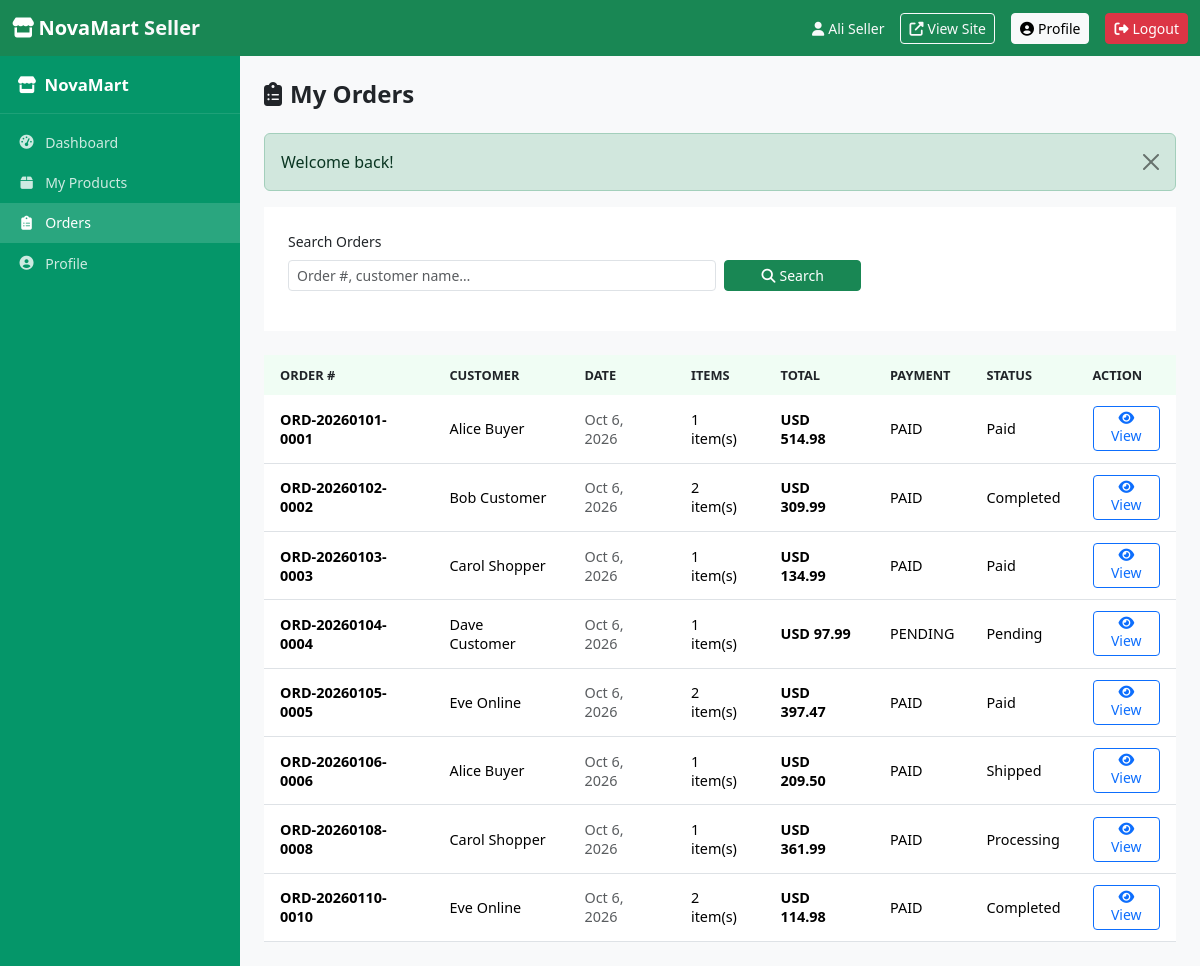
The app's page /seller/orders.php (signed in) with its own data.
### tables this page shows
CREATE TABLE `orders` (
  `id` INT UNSIGNED AUTO_INCREMENT PRIMARY KEY,
  `order_number` VARCHAR(30) NOT NULL UNIQUE,
  `user_id` INT UNSIGNED NOT NULL,
  `subtotal` DECIMAL(10,2) NOT NULL DEFAULT 0.00,
  `discount_amount` DECIMAL(10,2) NOT NULL DEFAULT 0.00,
  `shipping_fee` DECIMAL(10,2) NOT NULL DEFAULT 0.00,
  `total_amount` DECIMAL(10,2) NOT NULL DEFAULT 0.00,
  `coupon_id` INT UNSIGNED DEFAULT NULL,
  `payment_method` ENUM('paypal','cod','bank') NOT NULL DEFAULT 'cod',
  `payment_status` ENUM('pending','paid','refunded','failed') NOT NULL DEFAULT 'pending',
  `transaction_id` VARCHAR(100) DEFAULT NULL,
  `order_status` ENUM('pending','paid','processing','shipped','completed','cancelled') NOT NULL DEFAULT 'pending',
  `shipping_name` VARCHAR(120) NOT NULL,
  `shipping_phone` VARCHAR(30) NOT NULL,
  `shipping_address` TEXT NOT NULL,
  `created_at` DATETIME NOT NULL DEFAULT CURRENT_TIMESTAMP,
  `updated_at` DATETIME NOT NULL DEFAULT CURRENT_TIMESTAMP ON UPDATE CURRENT_TIMESTAMP,
  FOREIGN KEY (`user_id`) REFERENCES `users`(`id`) ON DELETE CASCADE,
  FOREIGN KEY (`coupon_id`) REFERENCES `coupons`(`id`) ON DELETE SET NULL
);

CREATE TABLE `users` (
  `id` INT UNSIGNED AUTO_INCREMENT PRIMARY KEY,
  `name` VARCHAR(120) NOT NULL,
  `email` VARCHAR(191) NOT NULL UNIQUE,
  `password` VARCHAR(255) NOT NULL,
  `phone` VARCHAR(30) DEFAULT NULL,
  `address` TEXT DEFAULT NULL,
  `role` ENUM('customer','seller','admin') NOT NULL DEFAULT 'customer',
  `status` ENUM('active','suspended') NOT NULL DEFAULT 'active',
  `created_at` DATETIME NOT NULL DEFAULT CURRENT_TIMESTAMP,
  `updated_at` DATETIME NOT NULL DEFAULT CURRENT_TIMESTAMP ON UPDATE CURRENT_TIMESTAMP
);

### includes/functions.php (called while the page is built, shortened)
<?php
function e(string $value): string
{
    return htmlspecialchars($value, ENT_QUOTES | ENT_HTML5, 'UTF-8');
}
function getFlash(): ?array
{
    $flash = $_SESSION['flash'] ?? null;
    return $flash;
}
function formatCurrency(float $amount, ?string $currency = null): string
{
    $currency ??= defined('PAYPAL_CURRENCY') ? PAYPAL_CURRENCY : 'USD';
    return $currency . ' ' . number_format($amount, 2);
}

### seller/orders.php (the view, shortened to what this page needs)
<?php
require_once __DIR__ . '/../config/db.php';
require_once __DIR__ . '/includes/functions.php';
require_once __DIR__ . '/includes/seller_navbar.php';
$user = $_SESSION['user'];
$userId = $user['id'];
    ?>
    <?php
$search = trim($_GET['search'] ?? '');
$wheres = ["EXISTS (SELECT 1 FROM order_items oi WHERE oi.order_id=o.id AND oi.seller_id=?)"];
$params = [$userId];
$whereSql = 'WHERE ' . implode(' AND ', $wheres);
$page     = max(1, (int)($_GET['page'] ?? 1));
$perPag   = 15;
$offset   = ($page - 1) * $perPag;
$stmt = $pdo->prepare("
    SELECT o.*, u.name AS customer_name
    FROM orders o
    JOIN users u ON u.id=o.user_id
    $whereSql
    ORDER BY o.created_at DESC
    LIMIT ? OFFSET ?
");
$params[] = $perPag;
$params[] = $offset;
$stmt->execute($params);
$orders = $stmt->fetchAll();
?>
<!DOCTYPE html>
<html lang="en">
<head>
  <link href="https://cdn.jsdelivr.net/npm/bootstrap@5.3.3/dist/css/bootstrap.min.css" rel="stylesheet">
  <link href="https://cdnjs.cloudflare.com/ajax/libs/font-awesome/6.5.1/css/all.min.css" rel="stylesheet">
  <link href="<?= APP_URL ?>/assets/css/seller.css" rel="stylesheet">
</head>
<body class="bg-light">
<div class="seller-layout">
  <aside class="seller-sidebar" id="sellerSidebar">
    <div class="brand"><i class="fas fa-store me-2"></i><?= e(APP_NAME) ?></div>
    <nav class="nav flex-column mt-2">
      <a class="nav-link" href="<?= APP_URL ?>/seller/dashboard.php"><i class="fas fa-tachometer-alt"></i> Dashboard</a>
      <a class="nav-link" href="<?= APP_URL ?>/seller/products.php"><i class="fas fa-box"></i> My Products</a>
      <a class="nav-link active" href="<?= APP_URL ?>/seller/orders.php"><i class="fas fa-clipboard-list"></i> Orders</a>
      <a class="nav-link" href="<?= APP_URL ?>/seller/profile.php"><i class="fas fa-user-circle"></i> Profile</a>
    </nav>
  </aside>
  <div class="seller-main">
    <div class="d-flex align-items-center justify-content-between mb-4">
      <h4 class="fw-bold mb-0"><i class="fas fa-clipboard-list me-2"></i>My Orders</h4>
    </div>
    <?php $flash = getFlash(); if ($flash): ?>
      <div class="alert alert-<?= e($flash['type']) ?> alert-dismissible fade show" role="alert">
        <?= e($flash['message']) ?>
        <button type="button" class="btn-close" data-bs-dismiss="alert"></button>
      </div>
    <?php endif; ?>
    <div class="seller-card mb-4">
      <form method="GET" class="row g-2 align-items-end">
        <div class="col-md-6">
          <label class="form-label small">Search Orders</label>
          <input type="text" name="search" class="form-control form-control-sm"
                 placeholder="Order #, customer name…" value="<?= e($search) ?>">
        </div>
        <div class="col-md-2">
          <button type="submit" class="btn btn-success btn-sm w-100">
            <i class="fas fa-search me-1"></i>Search
          </button>
        </div>
      </form>
    </div>
    <div class="seller-table">
      <div class="table-responsive">
        <table class="table table-hover">
          <thead>
            <tr>
              <th>Order #</th>
              <th>Customer</th>
              <th>Date</th>
              <th>Items</th>
              <th>Total</th>
              <th>Payment</th>
              <th>Status</th>
              <th>Action</th>
            </tr>
          </thead>
          <tbody>
            <?php if (empty($orders)): ?>
              <tr><td colspan="8" class="text-center py-4 text-muted">No orders found.</td></tr>
            <?php else: ?>
              <?php foreach ($orders as $o):
                $statusClass = match($o['order_status']) {
                    'pending' => 'badge-pending', 'paid' => 'badge-paid',
                    'processing' => 'badge-processing', 'shipped' => 'badge-shipped',
                    'completed' => 'badge-completed', 'cancelled' => 'badge-cancelled',
                };
                $payClass = match($o['payment_status']) {
                    'pending' => 'badge-pending', 'paid' => 'badge-paid',
                    'failed' => 'badge-cancelled', 'refunded' => 'badge-inactive',
                };
              ?>
                <tr>
                  <td class="fw-semibold small"><?= e($o['order_number']) ?></td>
                  <td><?= e($o['customer_name']) ?></td>
                  <td class="small text-muted"><?= date('M j, Y', strtotime($o['created_at'])) ?></td>
                  <td>
                    <?php
                      $ic = $pdo->prepare("SELECT COUNT(*) FROM order_items WHERE order_id=?");
                      $ic->execute([$o['id']]);
                      echo $ic->fetchColumn() . ' item(s)';
                    ?>
                  </td>
                  <td class="fw-semibold"><?= formatCurrency((float)$o['total_amount']) ?></td>
                  <td><span class="badge-status <?= $payClass ?>"><?= e(strtoupper($o['payment_status'])) ?></span></td>
                  <td><span class="badge-status <?= $statusClass ?>"><?= e(ucwords(str_replace('_',' ',$o['order_status']))) ?></span></td>
                  <td>
                    <a href="?id=<?= (int)$o['id'] ?>" class="btn btn-sm btn-outline-primary">
                      <i class="fas fa-eye"></i> View
                    </a>
                  </td>
                </tr>
              <?php endforeach; ?>
            <?php endif; ?>
          </tbody>
        </table>
      </div>
    </div>
  </div>
</div>
</body>
</html>

### assets/css/seller.css (style rules this page uses)
:root { --seller-primary: #059669; --seller-primary-dark: #047857; --seller-bg: #F0FDF4; --seller-card: #fff; }
body { background: var(--seller-bg); }
.seller-layout { display: flex; min-height: 100vh; }
.seller-sidebar { width: 240px; background: var(--seller-primary); color: #fff; flex-shrink: 0; position: fixed; top: 56px; left: 0; bottom: 0; overflow-y: auto; z-index: 100; transition: transform .3s; }
.seller-sidebar .nav-link { color: rgba(255,255,255,.8); padding: .6rem 1.1rem; font-size: .88rem; display: flex; align-items: center; gap: .6rem; transition: background .15s; }
.seller-sidebar .nav-link:hover, .seller-sidebar .nav-link.active { background: rgba(255,255,255,.15); color: #fff; }
.seller-sidebar .nav-link i { width: 18px; text-align: center; }
.seller-sidebar .brand { padding: 1rem 1.1rem; font-weight: 700; font-size: 1.05rem; border-bottom: 1px solid rgba(255,255,255,.1); }
.seller-main { flex: 1; margin-left: 240px; padding: 1.5rem; }
.seller-table { background: var(--seller-card); border-radius: var(--radius-md); box-shadow: var(--shadow-sm); overflow: hidden; }
.seller-table .table { margin-bottom: 0; }
.seller-table th { font-size: .8rem; text-transform: uppercase; color: var(--gray-600); font-weight: 600; background: var(--seller-bg); border-bottom: 2px solid var(--gray-200); padding: .7rem 1rem; }
.seller-table td { padding: .7rem 1rem; vertical-align: middle; font-size: .9rem; }
.seller-card { background: var(--seller-card); border-radius: var(--radius-md); box-shadow: var(--shadow-sm); padding: 1.5rem; margin-bottom: 1.5rem; }

### records on screen
orders: order_number "ORD-20260101-0001", user.name "Alice Buyer", created_at "Oct 6, 2026", fetchColumn "1", total_amount "USD 514.98", payment_status "PAID", order_status "Paid"
orders: order_number "ORD-20260102-0002", user.name "Bob Customer", created_at "Oct 6, 2026", fetchColumn "2", total_amount "USD 309.99", payment_status "PAID", order_status "Completed"
orders: order_number "ORD-20260103-0003", user.name "Carol Shopper", created_at "Oct 6, 2026", fetchColumn "1", total_amount "USD 134.99", payment_status "PAID", order_status "Paid"
orders: order_number "ORD-20260104-0004", user.name "Dave Customer", created_at "Oct 6, 2026", fetchColumn "1", total_amount "USD 97.99", payment_status "PENDING", order_status "Pending"
orders: order_number "ORD-20260105-0005", user.name "Eve Online", created_at "Oct 6, 2026", fetchColumn "2", total_amount "USD 397.47", payment_status "PAID", order_status "Paid"
orders: order_number "ORD-20260106-0006", user.name "Alice Buyer", created_at "Oct 6, 2026", fetchColumn "1", total_amount "USD 209.50", payment_status "PAID", order_status "Shipped"
orders: order_number "ORD-20260108-0008", user.name "Carol Shopper", created_at "Oct 6, 2026", fetchColumn "1", total_amount "USD 361.99", payment_status "PAID", order_status "Processing"
orders: order_number "ORD-20260110-0010", user.name "Eve Online", created_at "Oct 6, 2026", fetchColumn "2", total_amount "USD 114.98", payment_status "PAID", order_status "Completed"

### other values on screen
APP_NAME "NovaMart"
$_SESSION['user']['name'] "Ali Seller"
$flash['message'] "Welcome back!"
